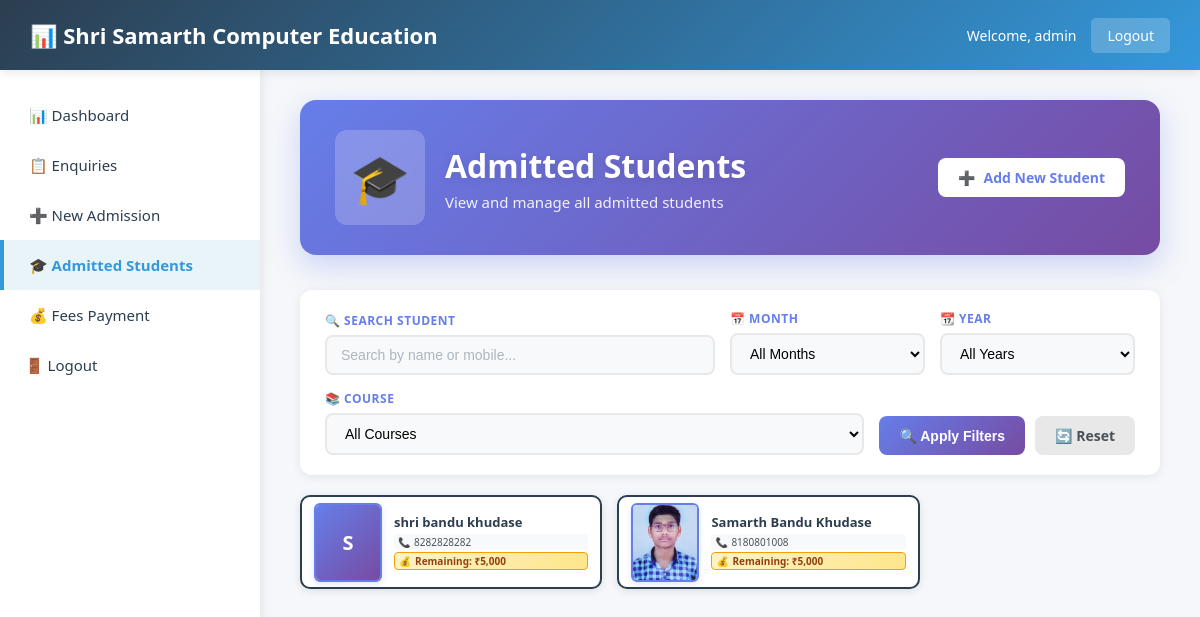
/admission/students/ (signed in), run on an earlier commit of the app's database.
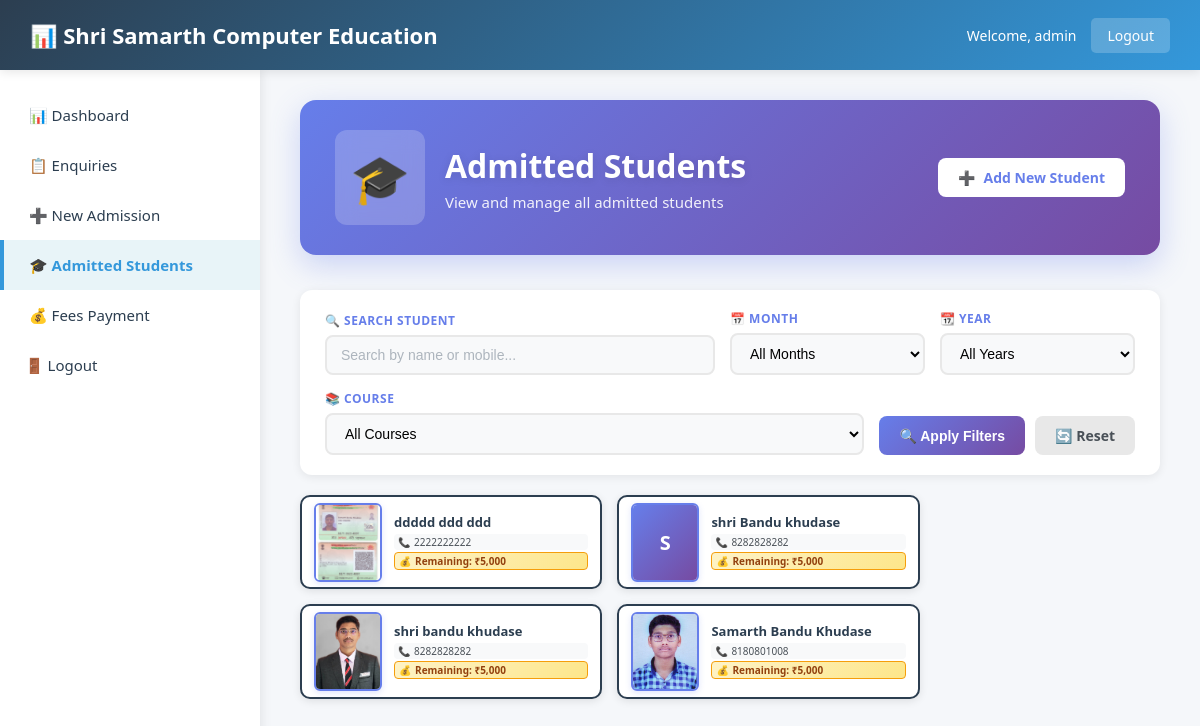
And on a later commit of the database.
### core/models.py (models this page shows, shortened)
class AdmittedStudent(models.Model):
    COURSE_CHOICES = [
        ('MS-CIT', 'MS-CIT'),
        ('Tally', 'Tally'),
        ('Advance Excel', 'Advance Excel'),
        ('IOT', 'IOT'),
        ('Scratch', 'Scratch'),
        ('Other', 'Other'),
    ]
    GENDER_CHOICES = [
        ('Male', 'Male'),
        ('Female', 'Female'),
        ('Other', 'Other'),
    ]
    MARITAL_STATUS_CHOICES = [
        ('Single', 'Single'),
        ('Married', 'Married'),
    ]
    course = models.CharField(max_length=50, choices=COURSE_CHOICES)
    custom_course = models.CharField(max_length=100, blank=True, null=True, help_text="If 'Other' is selected")
    student_name = models.CharField(max_length=100)
    father_name = models.CharField(max_length=100)
    surname = models.CharField(max_length=100)
    mother_name = models.CharField(max_length=100)
    full_name = models.CharField(max_length=300)
    date_of_birth = models.DateField()
    mobile_own = models.CharField(max_length=15)
    parent_mobile = models.CharField(max_length=15, blank=True, null=True)
    gender = models.CharField(max_length=10, choices=GENDER_CHOICES)
    marital_status = models.CharField(max_length=10, choices=MARITAL_STATUS_CHOICES)
    address = models.TextField()
    city = models.CharField(max_length=100)
    tehsil_block = models.CharField(max_length=100)
    district = models.CharField(max_length=100)
    pin_code = models.CharField(max_length=10)
    educational_qualification = models.CharField(max_length=200)
    photo = models.ImageField(upload_to='student_photos/', blank=True, null=True)
    total_fees = models.DecimalField(
        max_digits=10,
        decimal_places=2,
        validators=[MinValueValidator(0)],
        default=5000
    )
    paid_fees = models.DecimalField(
        max_digits=10,
        decimal_places=2,
        validators=[MinValueValidator(0)],
        default=0
    )
    admission_date = models.DateTimeField(auto_now_add=True)
    updated_at = models.DateTimeField(auto_now=True)
    class Meta:
        ordering = ['-admission_date']
        verbose_name = 'Admitted Student'
        verbose_name_plural = 'Admitted Students'

### core/views.py (the view)
# urls.py: path('admission/students/', views.admitted_students, name='admitted_students'),
@login_required
def admitted_students(request):
    search = request.GET.get("search", "")
    month = request.GET.get("month", "")
    year = request.GET.get("year", "")
    course = request.GET.get("course", "")
    students = AdmittedStudent.objects.all().order_by('-admission_date')
    if search:
        students = students.filter(
            Q(full_name__icontains=search) |
            Q(student_name__icontains=search) |
            Q(mobile_own__icontains=search)
        )
    if month:
        students = students.filter(admission_date__month=month)
    if year:
        students = students.filter(admission_date__year=year)
    if course:
        students = students.filter(course=course)
    available_years = (
        AdmittedStudent.objects
        .annotate(year=ExtractYear('admission_date'))
        .values_list('year', flat=True)
        .distinct()
        .order_by('-year')
    )
    return render(request, 'core/admitted_students.html', {
        'students': students,
        'search': search,
        'month': month,
        'year': year,
        'course': course,
        'available_years': available_years,
        'active_page': 'admitted_students'
    })

### templates/core/admitted_students.html (shortened to what this page needs)
{% extends 'base/base.html' %}
{% load static %}
{% block extra_css %}
<link rel="stylesheet" href="{% static 'core/admitted_students.css' %}">
{% endblock %}
{% block page_heading %}
<div class="page-header">
    <div class="page-header-content">
        <div class="page-title-wrapper">
            <div class="page-icon">🎓</div>
            <div>
                <h1 class="page-title">Admitted Students</h1>
                <p class="page-subtitle">View and manage all admitted students</p>
            </div>
        </div>
        <div class="page-actions">
            <a href="{% url 'new_admission' %}" class="action-btn primary">
                <span>➕</span> Add New Student
            </a>
        </div>
    </div>
</div>
{% endblock %}
{% block content %}
<div class="filters-container">
    <form method="get" class="filters-form" id="filterForm">
        <div class="filter-group search-group">
            <label for="search">🔍 Search Student</label>
            <input
                type="text"
                name="search"
                id="search"
                placeholder="Search by name or mobile..."
                value="{{ search }}"
                class="filter-input"
            >
        </div>
        <div class="filter-group">
            <label for="month">📅 Month</label>
            <select name="month" id="month" class="filter-select">
                <option value="">All Months</option>
            </select>
        </div>
        <div class="filter-group">
            <label for="year">📆 Year</label>
            <select name="year" id="year" class="filter-select">
                <option value="">All Years</option>
            </select>
        </div>
        <div class="filter-group">
            <label for="course">📚 Course</label>
            <select name="course" id="course" class="filter-select">
                <option value="">All Courses</option>
            </select>
        </div>
        <div class="filter-buttons">
            <button type="submit" class="filter-btn apply">
                🔍 Apply Filters
            </button>
            <a href="{% url 'admitted_students' %}" class="filter-btn reset">
                🔄 Reset
            </a>
        </div>
    </form>
</div>
<div class="students-container">
    <div class="students-grid">
        {% if students %}
            {% for student in students %}
            <div class="student-card" onclick="openStudentModal({{ student.id }})">
                <div class="student-photo">
                    {% if student.photo %}
                        <img src="{{ student.photo.url }}" alt="{{ student.full_name }}">
                    {% else %}
                        <div class="photo-placeholder">
                            {{ student.student_name|slice:":1"|upper }}
                        </div>
                    {% endif %}
                </div>
                <div class="student-info">
                    <h3 class="student-name">{{ student.full_name }}</h3>
                    <div class="student-details">
                        <div class="detail-item">
                            <span class="detail-icon">📞</span>
                            <span>{{ student.mobile_own }}</span>
                        </div>
                        <div class="detail-item fees">
                            <span class="detail-icon">💰</span>
                            <span>Remaining: ₹5,000</span>
                        </div>
                    </div>
                </div>
            </div>
            {% endfor %}
        {% endif %}
    </div>
</div>
{% endblock %}

### templates/base/base.html (shortened to what this page needs)
{% load static %}
<!DOCTYPE html>
<html lang="en">
<head>
    <link rel="stylesheet" href="{% static 'core/dashboard.css' %}">
    {% block extra_css %}{% endblock %}
</head>
<body>
<header class="top-header">
    <h1>📊 Shri Samarth Computer Education</h1>
    <div class="user-info">
        <span>Welcome, {{ request.user.username|default:"Admin" }}</span>
        <a href="{% url 'logout' %}" class="logout-btn" onclick="event.preventDefault(); document.getElementById('logout-form').submit();">Logout</a>
    </div>
</header>
<div class="layout">
    {% include 'includes/sidebar.html' %}
    <main class="main-content">
        {% block page_heading %}{% endblock %}
        {% block content %}{% endblock %}
    </main>
</div>
</body>
</html>

### templates/includes/sidebar.html (shortened to what this page needs)
<nav class="sidebar">
    <a href="{% url 'dashboard' %}"
       class="menu-item {% if active_page == 'dashboard' %}active{% endif %}">
        📊 Dashboard
    </a>
    <a href="{% url 'enquiry_list' %}"
       class="menu-item {% if active_page == 'enquiries' %}active{% endif %}">
        📋 Enquiries
    </a>
    <a href="{% url 'new_admission' %}"
       class="menu-item {% if active_page == 'new_admission' %}active{% endif %}">
        ➕ New Admission
    </a>
    <a href="{% url 'admitted_students' %}"
       class="menu-item {% if active_page == 'admitted_students' %}active{% endif %}">
        🎓 Admitted Students
    </a>
    <a href="{% url 'fees_payment' %}"
       class="menu-item {% if active_page == 'fees_payment' %}active{% endif %}">
        💰 Fees Payment
    </a>
    <form method="post" action="{% url 'logout' %}" style="margin: 0;">
        <button type="submit" class="menu-item logout-item">
            🚪 Logout
        </button>
    </form>
</nav>

### static/core/dashboard.css (style rules this page uses)
* { margin: 0; padding: 0; box-sizing: border-box; }
html, body { height: 100%; font-family: 'Segoe UI', Tahoma, Geneva, Verdana, sans-serif; background: #f5f7fa; }
.top-header { height: 70px; background: linear-gradient(135deg, #2c3e50, #3498db); color: white; padding: 0 30px; display: flex; align-items: center; justify-content: space-between; position: fixed; top: 0; left: 0; right: 0; z-index: 1000; box-shadow: 0 2px 10px rgba(0,0,0,0.1); }
.top-header h1 { font-size: 22px; font-weight: 600; margin: 0; }
.user-info { display: flex; align-items: center; gap: 15px; }
.user-info span { font-size: 14px; }
.logout-btn { background: rgba(255,255,255,0.2); color: white; padding: 8px 16px; border-radius: 5px; text-decoration: none; transition: background 0.3s; font-size: 14px; }
.layout { display: flex; padding-top: 70px; min-height: 100vh; }
.sidebar { width: 260px; background: white; box-shadow: 2px 0 10px rgba(0,0,0,0.08); position: fixed; left: 0; top: 70px; bottom: 0; overflow-y: auto; padding: 20px 0; }
.menu-item { display: block; padding: 15px 25px; color: #2c3e50; text-decoration: none; font-weight: 500; font-size: 15px; border-left: 4px solid transparent; transition: all 0.3s ease; }
.menu-item.active { background: #e8f4f8; border-left-color: #3498db; color: #3498db; font-weight: 600; }
.logout-item { width: 100%; background: none; border: none; text-align: left; cursor: pointer; font-family: 'Segoe UI', Tahoma, Geneva, Verdana, sans-serif; }
.main-content { flex: 1; margin-left: 260px; padding: 30px 40px; min-height: calc(100vh - 70px); background: #f5f7fa; }
.page-header { background: linear-gradient(135deg, #667eea 0%, #764ba2 100%); border-radius: 16px; padding: 0; margin-bottom: 35px; box-shadow: 0 10px 30px rgba(102, 126, 234, 0.3); overflow: hidden; }
.page-header-content { padding: 30px 35px; display: flex; justify-content: space-between; align-items: center; flex-wrap: wrap; gap: 20px; }
.page-title-wrapper { display: flex; align-items: center; gap: 20px; }
.page-icon { font-size: 48px; background: rgba(255, 255, 255, 0.2); padding: 15px; border-radius: 12px; backdrop-filter: blur(10px); }
.page-title { font-size: 32px; font-weight: 700; color: white; margin: 0; text-shadow: 0 2px 10px rgba(0, 0, 0, 0.1); }
.page-subtitle { font-size: 15px; color: rgba(255, 255, 255, 0.9); margin: 5px 0 0 0; font-weight: 400; }
.action-btn { padding: 10px 20px; border: none; border-radius: 8px; font-size: 14px; font-weight: 600; cursor: pointer; transition: all 0.3s ease; display: inline-flex; align-items: center; gap: 8px; text-decoration: none; }
.action-btn.primary { background: white; color: #667eea; }

What changed in the data, as far as the page shows it:
added AdmittedStudent: photo (picture), full_name "ddddd ddd ddd", mobile_own "2222222222"
added AdmittedStudent: student_name "S", full_name "shri Bandu khudase", mobile_own "8282828282"
changed AdmittedStudent "shri bandu khudase": photo: picture added; student_name "S" → (not shown)
